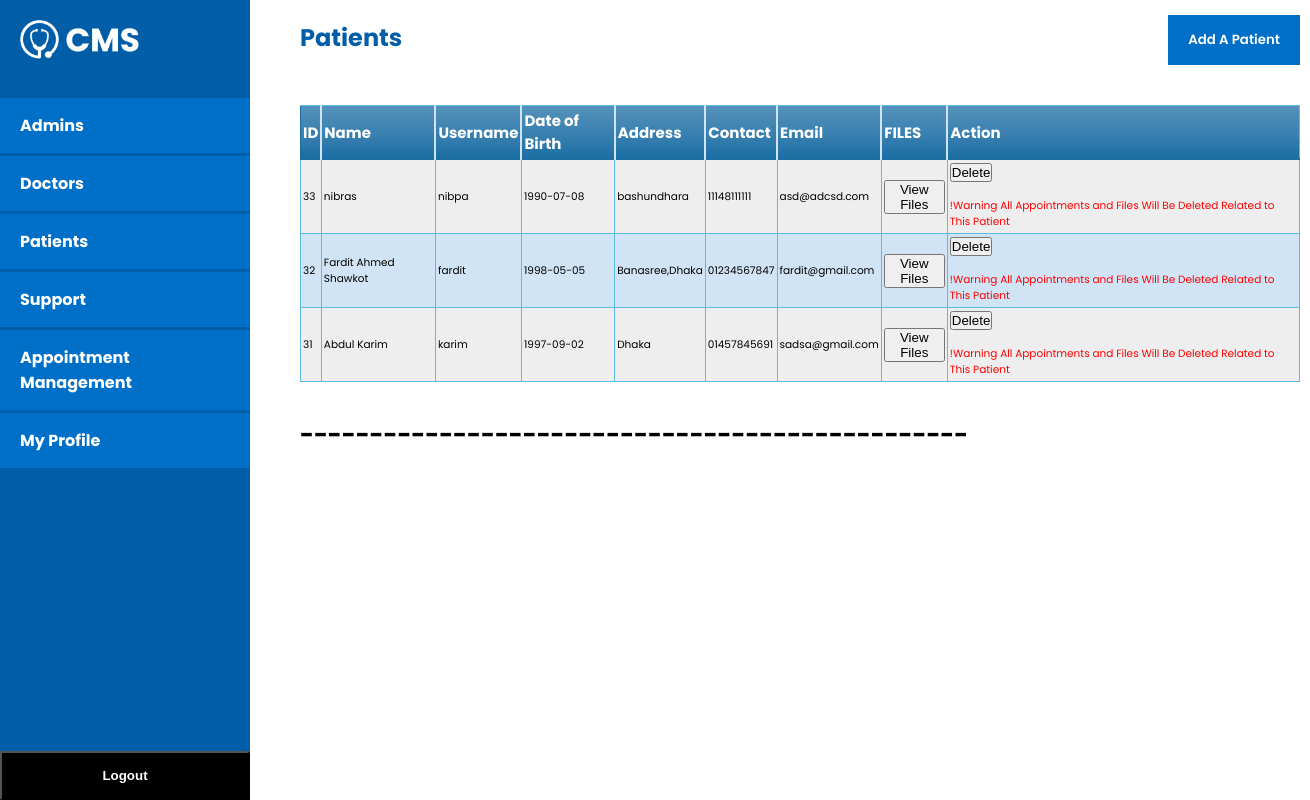
The page /admin_pat.php (signed in) on the database its author committed.
### tables this page shows
CREATE TABLE `patient` (
  `id` int(5) NOT NULL,
  `username` varchar(50) NOT NULL,
  `Name` varchar(50) NOT NULL,
  `password` varchar(200) NOT NULL,
  `phone` varchar(15) NOT NULL,
  `email` varchar(50) NOT NULL,
  `address` text NOT NULL,
  `dateOfBirth` date NOT NULL
);

### admin_pat.php (the view, shortened to what this page needs)
<?php
require "includes/db_connect.inc.php";
$sql_table = "select * from patient ORDER BY id DESC ;";
$result = mysqli_query($conn, $sql_table);
?>
<!DOCTYPE html>
<html lang="en">
<head>
<link rel="stylesheet" type="text/css" href="StyleSheet/leftNav.css">
<link rel="stylesheet" type="text/css" href="StyleSheet/footer.css">
<link rel="stylesheet" type="text/css" href="StyleSheet/panel.css">
<link rel="stylesheet" type="text/css" href="StyleSheet/table.css">
</head>
<body>
	<?php include 'includes/leftNav_admin.php'; ?>
	<section id="board">
		<h1 class="header">Patients</h1>
		<a href="patient_register.php"><button class="add_btn">Add A Patient</button></a>
		<table class="blueTable">
            <thead>
              <tr>
                <th>ID</th>
                <th>Name</th>
                <th>Username</th>
                <th>Date of Birth</th>
                <th>Address</th>
                <th>Contact</th>
                <th>Email</th>
                <th>FILES</th>
                <th>Action</th>
              </tr>
            </thead>
            <tbody>
              <?php
              while($row = mysqli_fetch_assoc($result))
              {
              	echo "<tr>";
              		echo "<td>".$row['id']."</td>";
              		echo "<td>".$row['Name']."</td>";
                  echo "<td>".$row['username']."</td>";
              		echo "<td>".$row['dateOfBirth']."</td>";
              		echo "<td>".$row['address']."</td>";
              		echo "<td>".$row['phone']."</td>";
              		echo "<td>".$row['email']."</td>";
                  echo "<td style=\"color: red;\"><form method=\"post\"><button type=\"submit\" name=\"ViewFile\" value=\"".$row['id']."\">View Files</button></form></td>";
                  echo "<td style=\"color: red;\"><form method=\"post\"><button type=\"submit\" name=\"Delete\" value=\"".$row['id']."\">Delete</button></form><br>!Warning All Appointments and Files Will Be Deleted Related to This Patient</td>";
              	echo "</tr>";
              }
               ?>
            </tbody>
          </table>
  <h1><br>------------------------------------------------</h1>
	</section>
</body>
</html>

### StyleSheet/panel.css (style rules this page uses)
* { padding: 0px; margin: 0px; }
body { font-family: 'Poppins', sans-serif; scroll-behavior: smooth; }
#board { width: 1000px; height: 100vh; margin-left: 300px; }
.header { padding-top: 20px; color: #005EA8; }
.add_btn { background-color: #006FC7; padding: 15px 20px; border: none; color: white; font-weight: 600; position: relative; top: -40px; float: right; font-family: 'Poppins', sans-serif; cursor: pointer; }

### StyleSheet/table.css (style rules this page uses)
table.blueTable { table-layout: auto ; width: 100% ; border: 1px solid #1C6EA4; background-color: #EEEEEE; text-align: left; border-collapse: collapse; }
table.blueTable td, table.blueTable th { border: 1px solid #5ABCE5; padding: 3px 2px; word-wrap: break-word; }
table.blueTable tbody td { font-size: 10.5px; }
table.blueTable tr:nth-child(even) { background: #D0E4F5; }
table.blueTable thead { background: #1C6EA4; background: -moz-linear-gradient(top, #5592bb 0%, #327cad 66%, #1C6EA4 100%); background: -webkit-linear-gradient(top, #5592bb 0%, #327cad 66%, #1C6EA4 100%); background: linear-gradient(to bottom, #5592bb 0%, #327cad 66%, #1C6EA4 100%); border-bottom: 2px solid #1C6EA4; }
table.blueTable thead th { font-size: 15px; font-weight: bold; color: #FFFFFF; border-left: 2px solid #D0E4F5; }
table.blueTable thead th:first-child { border-left: none; }

### rows shown on the page
patient: id "33", Name "nibras", username "nibpa", dateOfBirth "1990-07-08", address "bashundhara", phone "11148111111", email "asd@adcsd.com"
patient: id "32", Name "Fardit Ahmed Shawkot", username "fardit", dateOfBirth "1998-05-05", address "Banasree,Dhaka", phone "01234567847", email "fardit@gmail.com"
patient: id "31", Name "Abdul Karim", username "karim", dateOfBirth "1997-09-02", address "Dhaka", phone "01457845691", email "sadsa@gmail.com"
